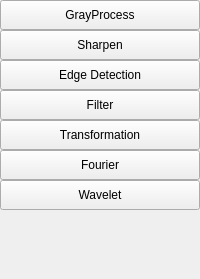
     <widget class="QWidget" name="page_preprocess">
      <property name="geometry">
       <rect>
        <x>0</x>
        <y>0</y>
        <width>200</width>
        <height>279</height>
       </rect>
      </property>
      <attribute name="icon">
       <iconset resource="res.qrc">
        <normaloff>:/img/icon/icon1.png</normaloff>:/img/icon/icon1.png</iconset>
      </attribute>
      <attribute name="label">
       <string>Preprocess</string>
      </attribute>
      <widget class="QPushButton" name="tool_tuxiangruihua">
       <property name="geometry">
        <rect>
         <x>0</x>
         <y>30</y>
         <width>200</width>
         <height>30</height>
        </rect>
       </property>
       <property name="text">
        <string>Sharpen</string>
       </property>
      </widget>
      <widget class="QPushButton" name="tool_huiduchuli">
       <property name="geometry">
        <rect>
         <x>0</x>
         <y>0</y>
         <width>200</width>
         <height>30</height>
        </rect>
       </property>
       <property name="text">
        <string>GrayProcess</string>
       </property>
      </widget>
      <widget class="QPushButton" name="tool_bianyuanjiance">
       <property name="geometry">
        <rect>
         <x>0</x>
         <y>60</y>
         <width>200</width>
         <height>30</height>
        </rect>
       </property>
       <property name="text">
        <string>Edge Detection</string>
       </property>
      </widget>
      <widget class="QPushButton" name="tool_xuxiangbianhuan">
       <property name="geometry">
        <rect>
         <x>0</x>
         <y>120</y>
         <width>200</width>
         <height>30</height>
        </rect>
       </property>
       <property name="text">
        <string>Transformation</string>
       </property>
      </widget>
      <widget class="QPushButton" name="tool_lvbo">
       <property name="geometry">
        <rect>
         <x>0</x>
         <y>90</y>
         <width>200</width>
         <height>30</height>
        </rect>
       </property>
       <property name="text">
        <string>Filter</string>
       </property>
      </widget>
      <widget class="QPushButton" name="tool_FFT">
       <property name="geometry">
        <rect>
         <x>0</x>
         <y>150</y>
         <width>200</width>
         <height>30</height>
        </rect>
       </property>
       <property name="text">
        <string>Fourier</string>
       </property>
      </widget>
      <widget class="QPushButton" name="tool_wavelet">
       <property name="geometry">
        <rect>
         <x>0</x>
         <y>180</y>
         <width>200</width>
         <height>30</height>
        </rect>
       </property>
       <property name="text">
        <string>Wavelet</string>
       </property>
      </widget>
     </widget>
